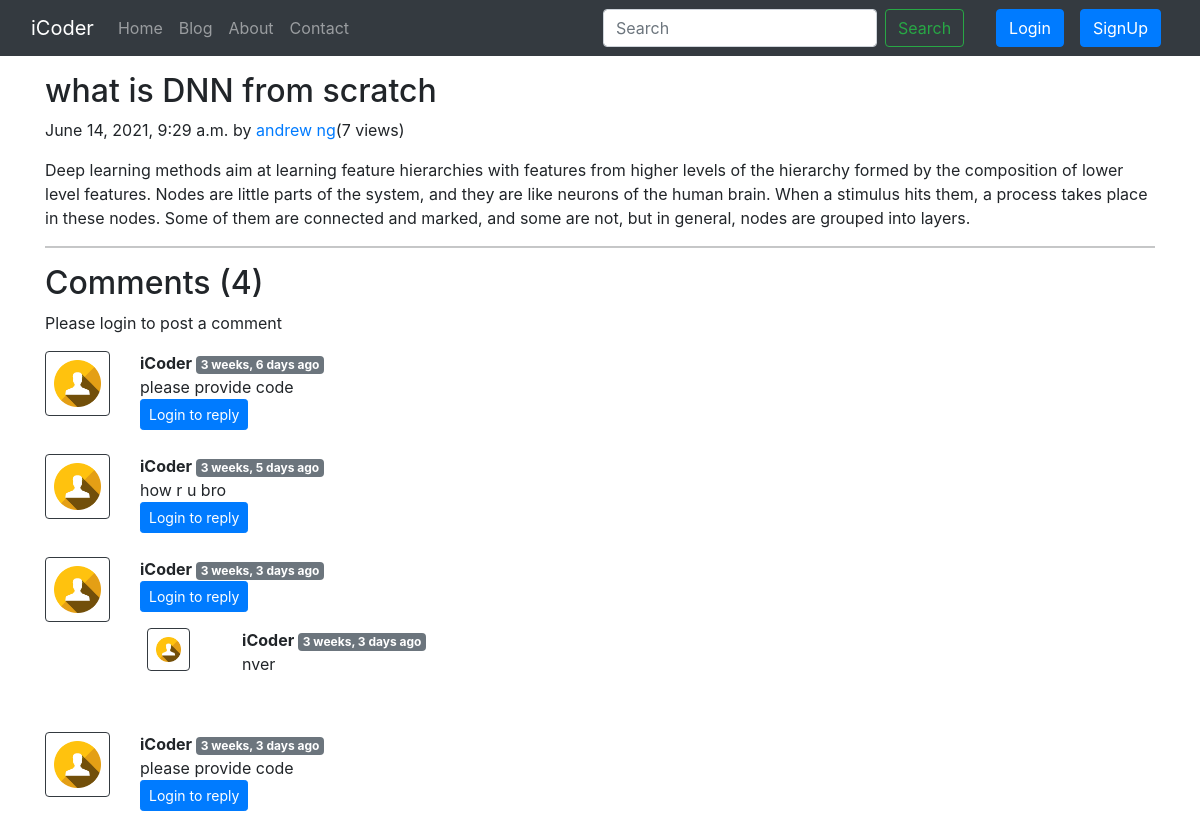
The page /blog/dnn-machinelearning on the database its author committed.
### blog/models.py (models this page shows, shortened)
class Post(models.Model):
    sno = models.AutoField(primary_key=True)
    title = models.CharField(max_length=255)
    content = models.TextField()
    author = models.CharField(max_length=50)
    slug = models.CharField(max_length=150)
    views = models.IntegerField(default= 0)
    timestamp = models.DateTimeField(blank=True ,default=timezone.now)
    class Meta:
        ordering= ('-timestamp',)

class BlogComment(models.Model):
     sno = models.AutoField(primary_key=True)
     comment = models.TextField()
     user = models.ForeignKey(User, on_delete=models.CASCADE)
     post = models.ForeignKey(Post, on_delete=models.CASCADE)
     parent = models.ForeignKey('self', on_delete=models.CASCADE, null=True)
     timezone = models.DateTimeField(default = now)

### blog/views.py (the view)
# urls.py: path('<str:slug>', views.blogPost, name='blogPost'),
def blogPost(request, slug):
    post = Post.objects.filter(slug=slug).first()
    post.views = post.views + 1
    post.save()
    comments = BlogComment.objects.filter(post=post,parent=None)
    replies = BlogComment.objects.filter(post=post).exclude(parent=None)
    replyDict={ }
    for reply in replies:
        if reply.parent.sno not in replyDict.keys():
            replyDict[reply.parent.sno] = [reply]
        else:
            replyDict[reply.parent.sno].append(reply)
    context = {'post':post,'comments': comments, 'user': request.user, 'replyDict':replyDict}
    return render(request,'blog/blogpost.html',context)

### blog/templatetags/extras.py (called while the page is built)
@register.filter(name='get_val')
def get_val(dict, key):
    return dict.get(key)

### templates/blog/blogPost.html (shortened to what this page needs)
{% extends 'base.html' %}
{% block body %}
{% load humanize %}
{% load extras %}
<div class="container my-3">
    <h2 class="blog-post-title">{{post.title}}</h2>
    <p class="blog-post-meta">{{post.timestamp}} by <a href="/about">{{post.author}}</a>(<span>{{post.views}} views</span>)</p>
    <p>{{post.content|safe}}</p>
    <hr>
</div>
<div class="container">
    <h2> Comments ({{comments.count}}) </h2>
    <div class="my-2">
        {% if user.is_authenticated %}
        <form action="/blog/postComment" method="post">
            {% csrf_token %}
            <div class="form-group">
                <label for="exampleInputEmail1">Post Comment </label>
                <input type="text" class="form-control" name="comment" placeholder="Enter comment here">
            </div>
            <input type="hidden" name="postSno" value="{{post.sno}}">
            <input type="hidden" name="parentSno" value="">
            <button type="submit" class="btn btn-primary">Submit</button>
        </form>
        {% else %}
        Please login to post a comment
        {% endif %}
    </div>
    {% for comment in comments %}
    <div class="row my-3">
        <div class="col-md-1  ">
            <img class="rounded mx-auto d-block w-100 border border-dark p-2" src="/static/images/user.png" alt="user">
        </div>
        <div class="col-md-11 ">
            <b> {{comment.user.username}} </b> <span class="badge badge-secondary ">{{comment.timezone | naturaltime}}</span>
            <div>{{comment.comment}}</div>
            <div class="reply mx-0">
                {% if user.is_authenticated %}
                <button class="btn btn-sm btn-primary" type="button" data-toggle="collapse" data-target="#replyBox{{comment.sno}}" aria-expanded="false" aria-controls="replyBox{{comment.sno}}">
                    Reply
                </button>
                <div class="collapse" id="replyBox{{comment.sno}}">
                    <div class="card card-body my-2">
                        <form action="/blog/postComment" method="post">
                            {% csrf_token %}
                            <div class="form-group">
                                <label for="comment">Post a reply </label>
                                <input type="text" class="form-control" name="comment" placeholder="Enter comment here">
                                <input type="hidden" name="parentSno" value="{{comment.sno}}">
                            </div>
                            <input type="hidden" name="postSno" value="{{post.sno}}">
                            <button type="submit" class="btn btn-primary">Submit</button>
                        </form>
                    </div>
                </div>
                {% else %}
                <button class="btn btn-sm btn-primary" type="button" data-toggle="collapse" data-target="#replyBox{{comment.sno}}" aria-expanded="false" aria-controls="replyBox{{comment.sno}}">
                    Login to reply
                </button>
                {% endif %}
                <div class="replies my-2 ">
                    {% for reply in replyDict|get_val:comment.sno %}
                    <div class="row my-2">
                        <div class="col-md-1 ">
                            <img class="rounded mx-auto d-block w-75 my-2 border border-dark p-2" src="/static/images/user.png" alt="user">
                        </div>
                        <div class="col-md-11">
                            <div class="col-md-11 my-2">
                                <b> {{reply.user.username}} </b> <span class="badge badge-secondary ">{{reply.timezone| naturaltime}}</span>
                                <div>{{reply.comment}}</div>
                            </div>
                            <br>
                        </div>
                    </div>
                    {% endfor %}
                </div>
            </div>
        </div>
    </div>
    {% endfor %}
</div>
{% endblock %}

### templates/base.html (shortened to what this page needs)
<!doctype html>
<html lang="en">
<head>
  <link href="https://cdn.jsdelivr.net/npm/bootstrap@5.0.1/dist/css/bootstrap.min.css" rel="stylesheet"
>
  <link rel="stylesheet" href="https://cdn.jsdelivr.net/npm/bootstrap@4.5.3/dist/css/bootstrap.min.css"
>
</head>
<body>
  <nav class="navbar navbar-expand-lg navbar-dark bg-dark">
    <div class="container-fluid">
      <a class="navbar-brand" href="/">iCoder </a>
      <div class="collapse navbar-collapse" id="navbarSupportedContent">
        <ul class="navbar-nav me-auto mb-2 mb-lg-0">
          <li class="nav-item {% block homeactive %} {% endblock homeactive %}">
            <a class="nav-link" href="/">Home</a>
          </li>
          <li class="nav-item {% block blogactive %} {% endblock blogactive %}">
            <a class="nav-link" href="/blog">Blog</a>
          </li>
          <li class="nav-item {% block aboutactive %} {% endblock aboutactive %}">
            <a class="nav-link" href="/about">About</a>
          </li>
          <li class="nav-item {% block contactactive %} {% endblock contactactive %}">
            <a class="nav-link" href="/contact">Contact</a>
          </li>
        </ul>
        <div class="mx-4">
          <form method="get" action="/search" class="d-flex" \>
            <input class="form-control mr-sm-2 mx-5" type="search" placeholder="Search" aria-label="Search" name="query"
              id="query">
            <button class="btn btn-outline-success my-2 my-sm-0 " type="submit">Search</button>
          </form>
        </div>
        {% if user.is_authenticated %}
        <div class="dropdown mr-2">
          <button class="btn btn-secondary dropdown-toggle" type="button" id="dropdownMenuButton" data-toggle="dropdown"
            aria-haspopup="true" aria-expanded="false">
            Welcome, {{request.user}}
          </button>
          <div class="dropdown-menu" aria-labelledby="dropdownMenuButton">
            <a class="dropdown-item" href="/logout">Logout</a>
            <a class="dropdown-item" href="#">Another action</a>
          </div>
        </div>
        {% else %}
        <button type="button" class="btn btn-primary mx-2" data-bs-toggle="modal" data-bs-target="#loginModal">
          Login
        </button>
        <button type="button" class="btn btn-primary mx-2" data-bs-toggle="modal" data-bs-target="#signupModal">
          SignUp
        </button>
        {% endif %}
      </div>
    </div>
  </nav>
  {% block body %}
  {% endblock body %}
</body>
</html>

### rows shown on the page
Post: title "what is DNN from scratch", timestamp "June 14, 2021, 9:29 a.m.", author "andrew ng", views "7", content "Deep learning methods aim at learning feature hierarchies with features from higher levels of the hierarchy formed by the composition of lower level features. Nodes are little parts of the system, and they are like neurons of the human brain. When a stimulus hits them, a process takes place in these nodes. Some of them are connected and marked, and some are not, but in general, nodes are grouped into layers."
BlogComment: user.username "iCoder", timezone "3 weeks, 6 days ago", comment "please provide code"
BlogComment: user.username "iCoder", timezone "3 weeks, 5 days ago", comment "how r u bro"
BlogComment: user.username "iCoder", timezone "3 weeks, 3 days ago"
BlogComment: user.username "iCoder", timezone "3 weeks, 3 days ago", comment "nver"
BlogComment: user.username "iCoder", timezone "3 weeks, 3 days ago", comment "please provide code"

### other values the page prints
{{ comments.count }} "4"
